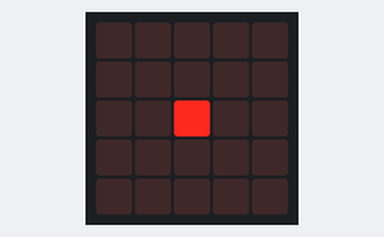
Bench run of a program on a simulated BBC micro:bit running MicroPython. Parts: the board's 5×5 LED display.

Above: at 0.07 s.
At 0.52 s:
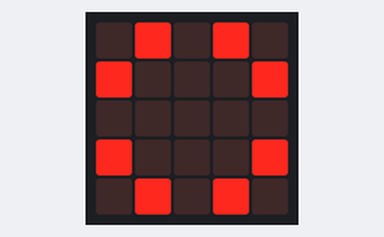
At 1.12 s:
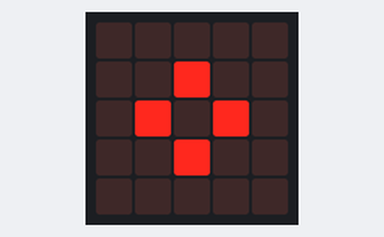

The program:

loading_screen.py
```python
from microbit import *

start = Image("00000:000000:00900:00000:00000")
nd_r = Image("00000:00900:09090:00900:00000")
rd_r = Image("00900:09090:90009:09090:00900")
th_r = Image("09090:90009:00000:90009:09090")
final = Image("90009:00000:00000:00000:90009")

while True:
    display.show(start)
    sleep(150)
    display.show(nd_r)
    sleep(150)
    display.show(rd_r)
    sleep(150)
    display.show(th_r)
    sleep(150)
    display.show(rd_r)
    sleep(150)
    display.show(nd_r)
    sleep(150)
```

Measured:
- by itself, everything shown: repeats every 0.90 s, in 6 steps
